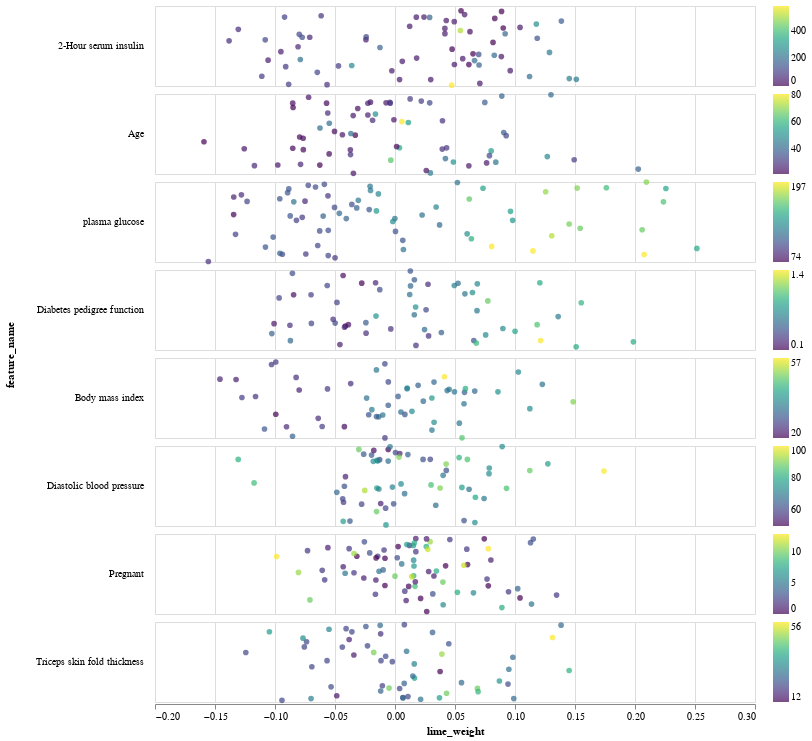

The code cell stored with this chart in its notebook:
### Code cell
charts['lime_weight']

### Figure 1 — Vega-Lite specification as saved in the notebook (floating-point values rounded to 4 significant figures; data arrays with more than 128 entries replaced by an {"elided": "..."} marker saying what was removed)
{"config": {"view": {"continuousWidth": 400, "continuousHeight": 300}}, "data": {"name": "data-b663af5a4968ed8914358c737953700b"}, "mark": "circle", "encoding": {"color": {"field": "feature_value", "scale": {"scheme": "viridis"}, "title": null, "type": "quantitative"}, "row": {"field": "feature_name", "header": {"labelAlign": "left", "labelAngle": 0}, "sort": ["2-Hour serum insulin", "Age", "plasma glucose", "Diabetes pedigree function", "Body mass index", "Diastolic blood pressure", "Pregnant", "Triceps skin fold thickness"], "spacing": 0, "type": "nominal"}, "size": {"value": 32}, "x": {"field": "lime_weight", "type": "quantitative"}, "y": {"axis": null, "field": "jitter", "type": "quantitative"}}, "height": 80, "resolve": {"scale": {"color": "independent"}}, "transform": [{"calculate": "random()", "as": "jitter"}], "width": 600, "$schema": "https://vega.github.io/schema/vega-lite/v4.17.0.json", "datasets": {"data-b663af5a4968ed8914358c737953700b": {"elided": "500 records"}}}
